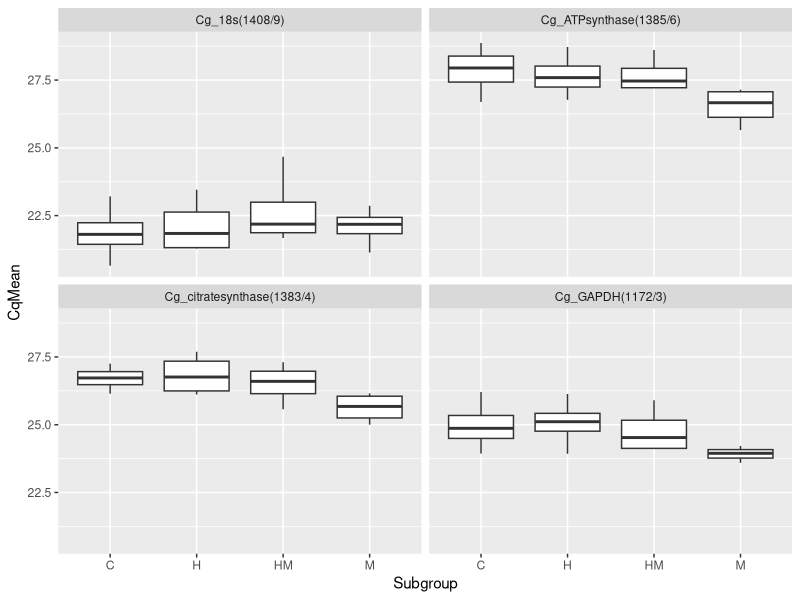
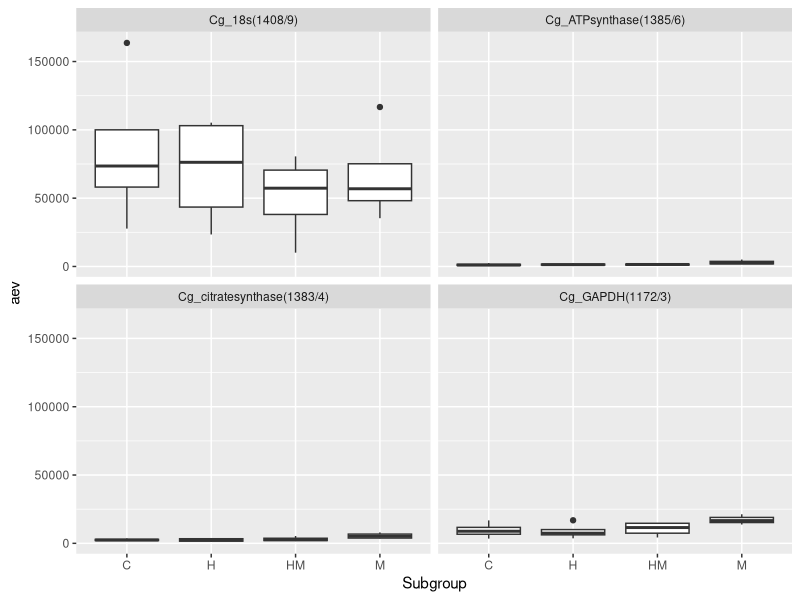
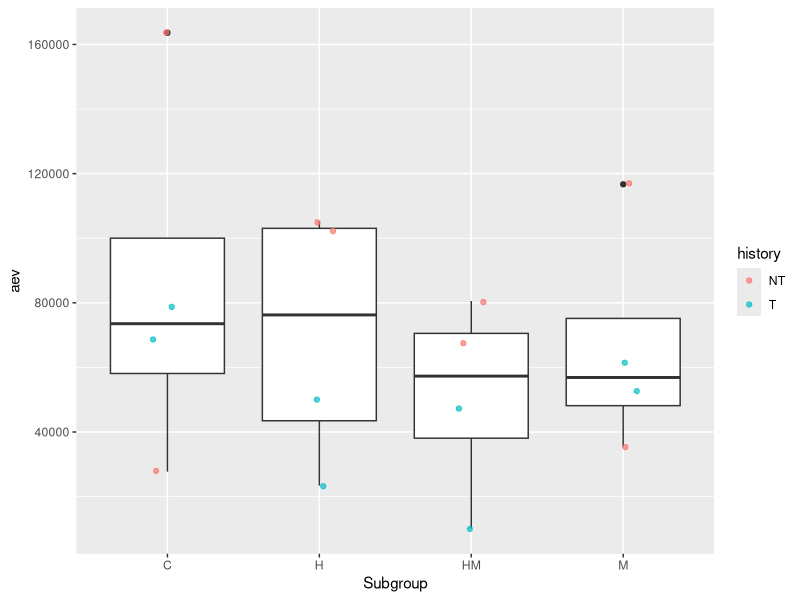
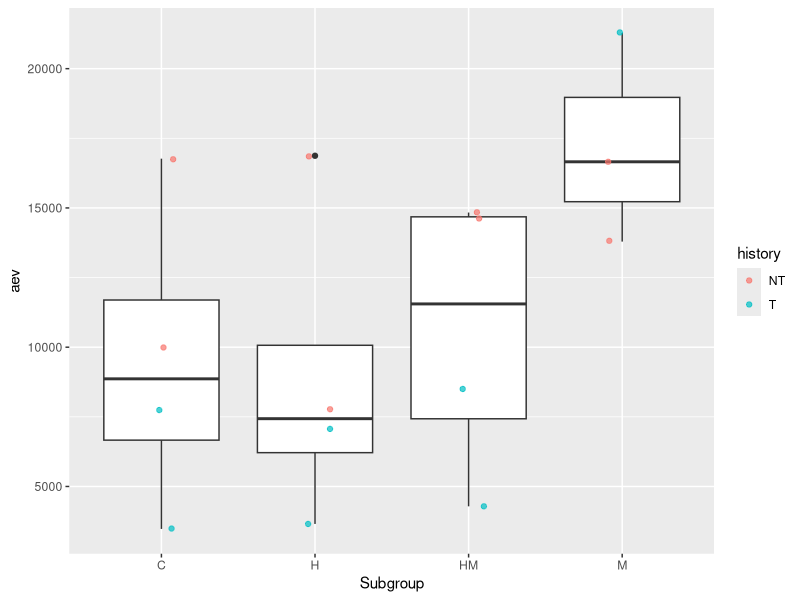
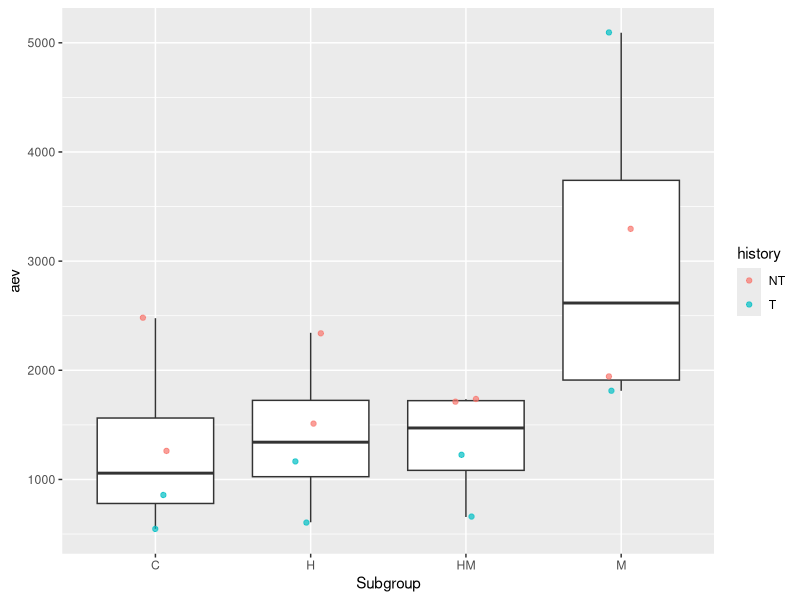
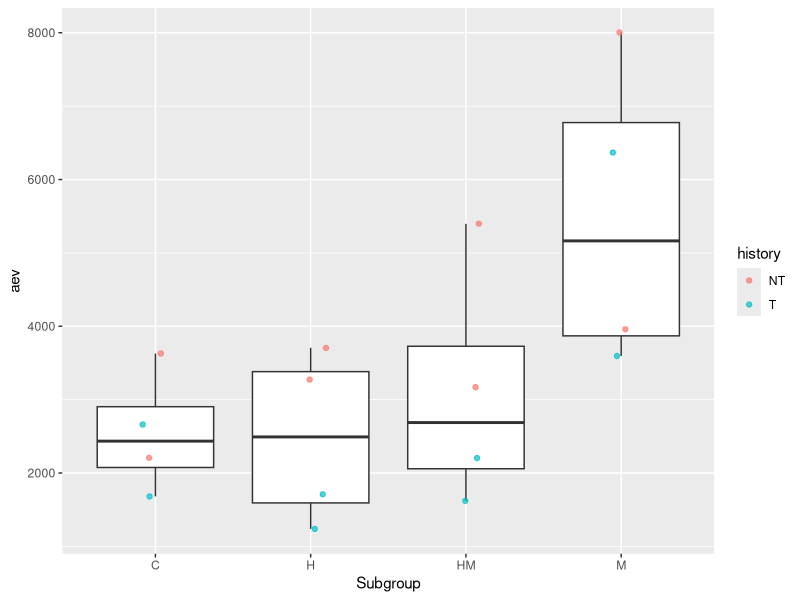

These figures' R source, in order:
## ---- chunk 1
library(tidyverse)
## ---- chunk 2
qpcr <- read.csv("../data/SR-qpcr-data-1.csv", header = TRUE) 
## ---- chunk 3

ggplot(data = qpcr, mapping = aes(x = Subgroup, y = CqMean)) + 
  geom_boxplot()  +
  facet_wrap('Target')

## ---- chunk 4

ggplot(data = qpcr, mapping = aes(x = Subgroup, y = aev)) + 
  geom_boxplot() +
  facet_wrap('Target')

## ---- chunk 5
qpcr %>%
  filter(Target == "Cg_18s(1408/9)") %>%
ggplot(mapping = aes(x = Subgroup, y = aev)) + 
  geom_boxplot()  +
  geom_jitter(aes(color = history), width = 0.1, alpha = 0.7)


## ---- chunk 6
qpcr %>%
  filter(Target == "Cg_GAPDH(1172/3)")  %>%
ggplot(mapping = aes(x = Subgroup, y = aev)) + 
  geom_boxplot()  +
  geom_jitter(aes(color = history), width = 0.1, alpha = 0.7)

## ---- chunk 7
qpcr %>%
  filter(Target == "Cg_ATPsynthase(1385/6)")  %>%
ggplot(mapping = aes(x = Subgroup, y = aev)) + 
  geom_boxplot()  +
  geom_jitter(aes(color = history), width = 0.1, alpha = 0.7)

## ---- chunk 8
qpcr %>%
  filter(Target == "Cg_citratesynthase(1383/4)")  %>%
ggplot(mapping = aes(x = Subgroup, y = aev)) + 
  geom_boxplot()  +
  geom_jitter(aes(color = history), width = 0.1, alpha = 0.7)

